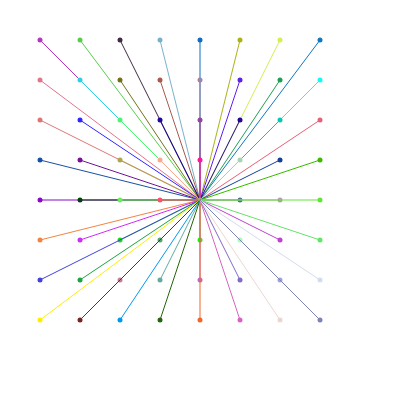
Frame 1 (no input)
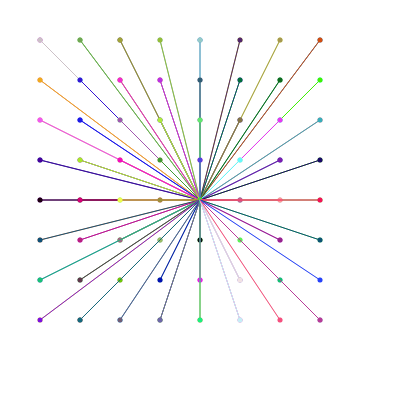
Frame 2 (the mouse pressed at the canvas centre, redrawn once)

The p5.js sketch that drew these frames (run headless with seeded random() and noise() and a simulated clock; the mouse was pressed at the canvas centre and the sketch redrawn once):

// p5.js sketch
// ── sketch.js
var sqr; 

function setup() {
  createCanvas(400, 400);
  background(255);
  strokeWeight(5);
  noLoop();
  sqrW = width/10
  sqrH = height/10
}

function draw() {
  for (let y = sqrH; y < height - sqrH; y = y + sqrH) {
    for (let x = sqrW; x < width - sqrW; x = x + sqrW) {
      circleColor();
      strokeWeight(5);
      point(x, y);
      strokeWeight(1);
      line(x,y,width/2,height/2);
    }
  }
}

function circleColor() {
  stroke(random(255),random(255),random(255));
}
